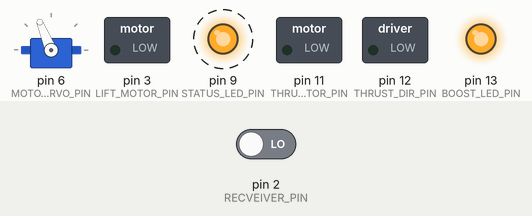
Simulated run of this sketch. Board: Arduino Uno, built with avr-gcc and run on an emulated ATmega328P. Parts: servo, switched loads named in the sketch (green lamp = pin HIGH), output pins drawn as LEDs (lit = HIGH). Dashed ring = blinking. The inputs (shaded band) are chosen by the test bench; at power-on: pin 2 (RECVEIVER_PIN) LOW.

Above: at 0.2 s.
Timing chart, 0 to 3.0 s (numbered marks = the images above):
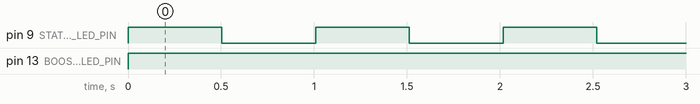

Measured:
- by itself, pin 9 (STATUS_LED_PIN): alternates HIGH for 0.50 s and LOW for 0.50 s
- by itself, pin 13 (BOOST_LED_PIN): LOW → HIGH at 0.00 s

The sketch:

hovercraft.ino
```cpp
#include <Servo.h>
#include "PPM.h"

/**
 * NEED TO TRY THIS:
 * http://letsmakerobots.com/content/wireless-upload-link-arduino-using-xbee-modules
 */

// These pin numbers have been choose carefully
// Please ask Matt before changing
// DO NOT USE analogWrite on pins 9 or 10, it will not work
// See (http://arduino.cc/en/reference/servo) for explination

// Timer2 used by analogWrite to pin 3 and pin 11
// Timer1 used by Servo library
// Timer0 used by millis() and micros()

// @TODO: Switch pwm from analogWrite to pins 5 & 6
// @TODO: Rewrite micros() using timer2 to get better accuracy (~0.5us)
// Pin 3 and Pin 11 use Timer 2
// Pin 2 used by PPM library
const int LIFT_MOTOR_PIN   =  3;
const int MOTOR_SERVO_PIN  =  6;
const int THRUST_DIR_PIN   = 12;
const int THRUST_MOTOR_PIN = 11;
const int BOOST_LED_PIN    = 13;
const int STATUS_LED_PIN   = 9;

/**
 * The following min and max inputs come from observations on the oscope.
 * If you play with the trim, you mess up these numbers
 * DO NOT PLAY WITH THE TRIM
 */
// Output between 0 - 255
const int MAX_LIFT_OUTPUT = 255;
const int MIN_LIFT_OUTPUT = 0;
const int MAX_LIFT_INPUT  = 1392;
const int MIN_LIFT_INPUT  = 436;

// Output between 0 - 255
// Use mid_input to reverse motor
const int MAX_THRUST_OUTPUT = 255;
const int MIN_THRUST_OUTPUT = 0;
const int MAX_THRUST_INPUT  = 1424;
const int MIN_THRUST_INPUT  = 600;
const int MID_THRUST_INPUT  = 1016;

// Lift Input will be between 1060 and 1860us
// Output between 1000 - 2000 us
const int MAX_MOTOR_DIR_OUTPUT = 2200;
const int MIN_MOTOR_DIR_OUTPUT = 1200;
const int MID_MOTOR_DIR_OUTPUT = (MIN_MOTOR_DIR_OUTPUT + MAX_MOTOR_DIR_OUTPUT) / 2;
const int MAX_DIR_INPUT        = 1564;
const int MIN_DIR_INPUT        = 728;

// Channel 0: 772 - 1592 (dir)
// Channel 1: 760 - 1584 (thrust) (mid = 1180)
// Channel 2: 572 - 1400 (lift)
// Channel 3: 764 - 1584 (not used)
// Channel 4: 580, 1380
const int DIR_CHANNEL = 0;
const int THRUST_CHANNEL = 1;
const int LIFT_CHANNEL = 2;
const int BOOST_CHANNEL = 4;

static bool is_boosted = false;
Servo thrust_servo;

void setup(){

  //Serial.begin(9600);
  pinMode(BOOST_LED_PIN, OUTPUT);
  pinMode(STATUS_LED_PIN, OUTPUT);

  // Set thrust direction output
  // Initialize to forward
  pinMode(THRUST_DIR_PIN, OUTPUT);
  digitalWrite(THRUST_DIR_PIN, LOW);

  // Setup lift and thrust output pins
  // Also 0 outputs
  pinMode(LIFT_MOTOR_PIN, OUTPUT);
  analogWrite(LIFT_MOTOR_PIN, 0);
  pinMode(THRUST_MOTOR_PIN, OUTPUT);
  analogWrite(THRUST_MOTOR_PIN, 0);

  // Setup servo
  // Move servo to center
  thrust_servo.attach(MOTOR_SERVO_PIN);
  thrust_servo.writeMicroseconds(MID_MOTOR_DIR_OUTPUT);

  // Setup PPM receiver
  PPM::begin();
}

// Reads in lifts pulse and outputs the correct lift to the motor
void lift() {
  int lift = PPM::channelPulse(LIFT_CHANNEL);

  if (lift != 0) {
    lift = constrain(lift, MIN_LIFT_INPUT, MAX_LIFT_INPUT);
    lift = map(lift, MIN_LIFT_INPUT, MAX_LIFT_INPUT, MIN_LIFT_OUTPUT, MAX_LIFT_OUTPUT);
  }
  if (!is_boosted) {
    lift = constrain(lift, MIN_LIFT_OUTPUT, 200);
  }
  analogWrite(LIFT_MOTOR_PIN, lift);
}

// Reads in thrust pulse and outputs the correct lift to the motor
void thrust() {
   // Read thrust from receiver and output to motor
  int thrust = PPM::channelPulse(THRUST_CHANNEL);

  if (thrust != 0) {
    if (thrust < MID_THRUST_INPUT - 40) {
      thrust = map(thrust, MID_THRUST_INPUT, MIN_THRUST_INPUT, MID_THRUST_INPUT, MAX_THRUST_INPUT);
      digitalWrite(THRUST_DIR_PIN, HIGH);
    } else {
      digitalWrite(THRUST_DIR_PIN, LOW);
    }
    thrust = constrain(thrust, MID_THRUST_INPUT, MAX_THRUST_INPUT);
    thrust = map(thrust, MID_THRUST_INPUT, MAX_THRUST_INPUT, MIN_THRUST_OUTPUT, MAX_THRUST_OUTPUT);
  }
  analogWrite(THRUST_MOTOR_PIN, thrust);
}

// Reads in channel 5's boost and decides if boost should be enabled
void boost() {
  int boost = PPM::channelPulse(BOOST_CHANNEL);

  if (boost < 1200) {
    is_boosted = true;
    digitalWrite(BOOST_LED_PIN, HIGH);
  } else {
    is_boosted = false;
    digitalWrite(BOOST_LED_PIN, LOW);
  }
}

// Reads in thrust pulse and outputs the correct direction to the servo
void dir() {
  // Read in direction from receiver and output to both servos
  int dir = PPM::channelPulse(DIR_CHANNEL);

  int thrust_dir;
  if (dir != 0) {
    dir = constrain(dir, MIN_DIR_INPUT, MAX_DIR_INPUT);
    thrust_dir  = map(dir, MIN_DIR_INPUT, MAX_DIR_INPUT, MAX_MOTOR_DIR_OUTPUT, MIN_MOTOR_DIR_OUTPUT);
  } else {
    thrust_dir = MID_MOTOR_DIR_OUTPUT;
  }
  thrust_servo.writeMicroseconds(thrust_dir);

}

void loop(){
  if (!PPM::controllerConnected()) {
    PPM::zeroPulses();
  }
  // Read lift from the reciever and output to motor
  boost();
  lift();
  thrust();
  dir();


  if (millis() % 1000 < 500) {
    digitalWrite(STATUS_LED_PIN, HIGH);
  } else {
    digitalWrite(STATUS_LED_PIN, LOW);
  }
  delay(20);

}
```

PPM.cpp
```cpp
#include "PPM.h"

const int RECVEIVER_PIN    =  2; // !! MUST BE ON PIN 2. Using hardware interrupt !!

volatile uint16_t PPM::curPulse = 0;
volatile uint32_t PPM::pulseStart = 0;
volatile uint32_t PPM::pulses[PPM::NUM_CHANNELS];

void PPM::isr(){
  unsigned long now = micros();
  // Handle PPM pin changes
   if(digitalRead(RECVEIVER_PIN) == HIGH){
     //rising edge
     PPM::pulseStart = now;
   } else {
     //falling edge
     unsigned long time = now - PPM::pulseStart;
     if(time > PPM::MIN_START_PULSE_LEN){
       // Greater than 3.5ms, therefore it's the start pulse.
       PPM::curPulse = 0;
       return;
     }
     if(PPM::curPulse >= PPM::NUM_CHANNELS){
       // we have a problem, controller disconnected?
       // continue current state
       return;
     }
     // Assign the pulse and increment the count.
     PPM::pulses[PPM::curPulse++] = time;
   }
}

void PPM::begin() {
  curPulse = 0;
  pulseStart = 0;

  zeroPulses();
  pinMode(RECVEIVER_PIN, INPUT);

  // Interrupt 0 on pin 2
  attachInterrupt(0, PPM::isr, CHANGE);
}

void PPM::end() {
  // Interrupt 0 on pin 2
  detachInterrupt(0);
  curPulse = 0;
  pulseStart = 0;
}

uint32_t PPM::channelPulse(uint8_t channel) {
  return pulses[channel];
}

bool PPM::controllerConnected() {
  return (micros() - pulseStart) < PULSE_LEN_TIMEOUT;
}

void PPM::zeroPulses() {
  for (int i = 0; i < PPM::NUM_CHANNELS; i++) {
    pulses[i] = 0;
  }
}
```

PPM.h
```cpp
#ifndef __AERO205_PPM__
#define __AERO205_PPM__
#include "Arduino.h"

class PPM {
 public:
  static void begin();
  static void end();
  static uint32_t channelPulse(uint8_t channel);
  static bool controllerConnected();
  static void zeroPulses();

  static const int NUM_CHANNELS = 9;

 private:
  static volatile uint16_t curPulse;
  static volatile unsigned long pulseStart;
  static volatile uint32_t pulses[NUM_CHANNELS];

  // 3.5 ms minimum start pulse length
  static const int MIN_START_PULSE_LEN = 3500;
  // 10 ms timeout
  static const int PULSE_LEN_TIMEOUT = 10000;

  static void isr();
};
#endif
```
